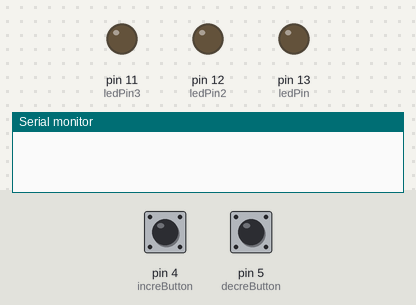
The sketch below on a simulated Arduino Uno, built with avr-gcc and run on an emulated ATmega328P. Parts: output pins drawn as LEDs (lit = HIGH), the last lines printed to the serial monitor. The test bench sets the inputs (shaded band); at power-on: pin 4 (increButton) LOW, pin 5 (decreButton) LOW.

Above: at 1.2 s.
1.3 s: pin 4 (increButton) pulled HIGH for 0.15 s
At 3.0 s:
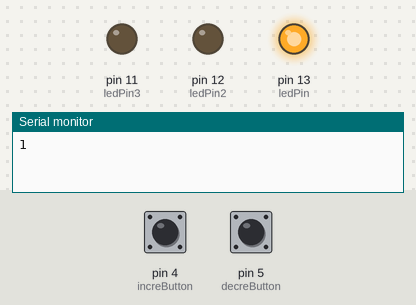
3.9 s: pin 4 (increButton) pulled HIGH for 1 s
At 6.3 s:
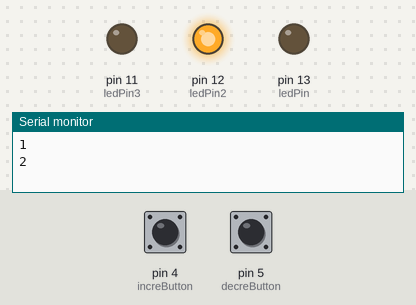
7.4 s: pin 4 (increButton) pulled HIGH for 0.15 s
At 8.9 s:
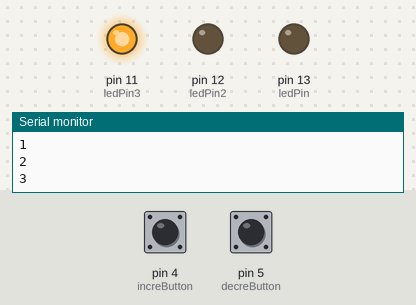
10.0 s: pin 4 (increButton) pulled HIGH for 3.2 s
At 15.0 s:
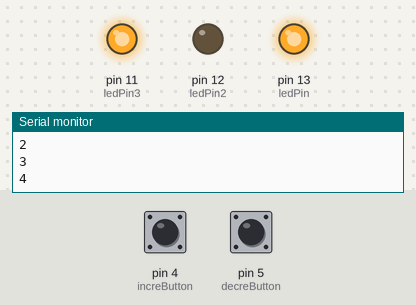
15.7 s: pin 4 (increButton) pulled HIGH for 0.15 s
At 17.6 s:
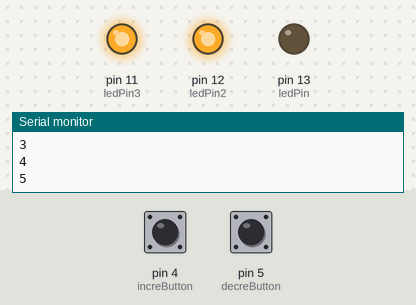
18.3 s: pin 4 (increButton) pulled HIGH for 1 s
At 20.8 s:
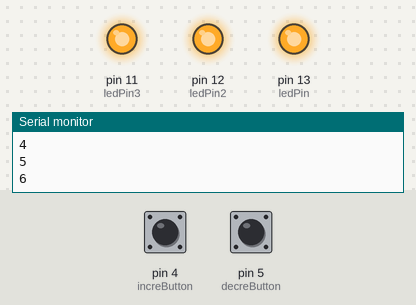
Timing chart, 0 to 22.3 s (numbered marks = the images above; inputs shaded):
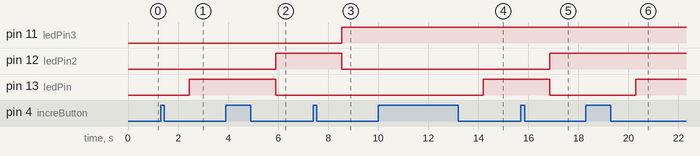

The sketch:

part2.ino
```cpp
// constants won't change. They're used here to
// set pin numbers:
const int increButton = 4;  // incrementing button
const int decreButton = 5;  // decrementing button
//all led pins
const int ledPin = 13;
const int ledPin2 = 12;
const int ledPin3 = 11;

// variables will change:
int incrementState = 0;         // current state of increment button
int decrementState = 0;         // current state of decrement button
int lastIncrementState = 0;     // previous state of increment button
int lastDecrementState = 0;     // previous state of decrement button
int counter = 0;                // stores count

void setup() {

  // initialize all LED pins as outputs:
  pinMode(ledPin, OUTPUT);
  pinMode(ledPin2, OUTPUT);
  pinMode(ledPin3, OUTPUT);

  // initialize the pushbutton pins as inputs:
  pinMode(increButton, INPUT);
  pinMode(decreButton, INPUT);
  Serial.begin(9600);

}//end void setup()

void loop(){
  // read the state of the pushbutton value:
  //since there are two buttons, read both increment and decrement buttons
  incrementState = digitalRead(increButton);
  decrementState = digitalRead(decreButton);

  // check if current increment button state is the same as the previous
  if(incrementState != lastIncrementState){
    if(incrementState == LOW){  //increment button is pressed
      counter = counter + 1;  // increase counter
      if(counter == 8){
        counter = 0;  //reset counter since we can't have more than 3
      }//end if
      Serial.println(counter);  //print it out on the serial monitor
      delay(1000);  //wait for a second
    }//end if
  }//end if
  lastIncrementState = incrementState;

  // check if current increment button state is the same as the previous
  if(decrementState != lastDecrementState){
    if(decrementState == LOW){  //decrement button is pressed
      counter = counter - 1;  // decrease counter
      if(counter < 0){
        counter = 0;
      }//end if
      Serial.println(counter);  //print it out on the serial monitor
      delay(1000);  //wait for a second
    }//end if
  }//end if
  lastDecrementState = decrementState;

  // light up pins according to the counter
  switch(counter){

    case 0: digitalWrite(ledPin, LOW);
            digitalWrite(ledPin2, LOW);
            digitalWrite(ledPin3, LOW);
            break;
    case 1: digitalWrite(ledPin, HIGH);
            digitalWrite(ledPin2, LOW);
            digitalWrite(ledPin3, LOW);
            break;
    case 2: digitalWrite(ledPin, LOW);
            digitalWrite(ledPin2, HIGH);
            digitalWrite(ledPin3, LOW);
            break;
    case 3: digitalWrite(ledPin, LOW);
            digitalWrite(ledPin2, LOW);
            digitalWrite(ledPin3, HIGH);
            break;
    case 4: digitalWrite(ledPin, HIGH);
            digitalWrite(ledPin2, LOW);
            digitalWrite(ledPin3, HIGH);
            break;
    case 5: digitalWrite(ledPin, LOW);
            digitalWrite(ledPin2, HIGH);
            digitalWrite(ledPin3, HIGH);
            break;
    case 6: digitalWrite(ledPin, HIGH);
            digitalWrite(ledPin2, HIGH);
            digitalWrite(ledPin3, HIGH);
            break;
    default: digitalWrite(ledPin, LOW);
	     digitalWrite(ledPin2, LOW);
	     digitalWrite(ledPin3, LOW);
	     break;
  }//end switch

}//end void loop()
```

Measured:
- after the input at 1.3 s, pin 13 (ledPin): LOW → HIGH after 1.2 s
- after the input at 3.9 s, pin 12 (ledPin2): LOW → HIGH after 2.0 s; pin 13 (ledPin): HIGH → LOW after 2.0 s
- after the input at 7.4 s, pin 11 (ledPin3): LOW → HIGH after 1.2 s; pin 12 (ledPin2): HIGH → LOW after 1.2 s
- after the input at 10.0 s, pin 13 (ledPin): LOW → HIGH after 4.2 s
- after the input at 15.7 s, pin 12 (ledPin2): LOW → HIGH after 1.2 s; pin 13 (ledPin): HIGH → LOW after 1.2 s
- after the input at 18.3 s, pin 13 (ledPin): LOW → HIGH after 2.0 s
